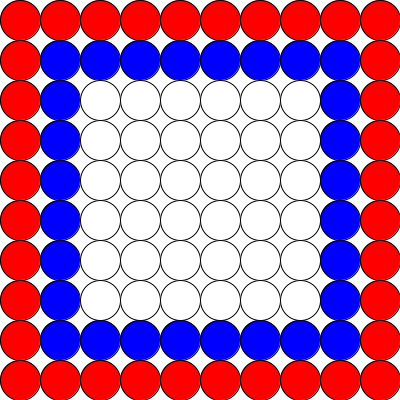
Frame 1 (no input)
Frame 60 (the mouse pressed at the canvas centre just before this capture): identical to frame 1, image omitted
Frame 120 (the mouse held since frame 60 and released just before this capture): identical to frame 1, image omitted

The Processing sketch that drew this single still picture (run headless with seeded random() and noise(); from frame 60 on, the mouse is pressed at the canvas centre):

// Processing sketch: colorcircle
// ── colorcircle.pde
// colorcirlce.pde
// By kota ninomiya

void setup(){
  size(400, 400);
}

void draw(){
  background(255);
  for(int i=0; i<10;  i++){
    for(int j=0; j<10; j++){
      fill(255);
      if(i==0 || i==9 || j==0 || j==9) fill(255, 0, 0);
      else if(i==1 || i==8 || j==1 || j==8) fill(0, 0, 255);
      ellipse(i*40+20, j*40+20, 40, 40);
    }
  }
}
